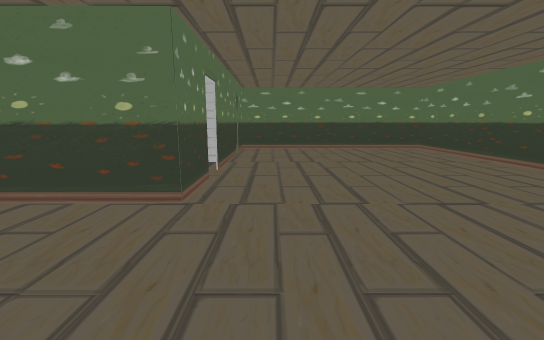
View 1 (above)

17 first-person views from a walk through a Unity game level. The camera is 1.5 m above the floor, tilts 10° down and sees 90° across. The floor is counted in squares, 1.08 m on a side. Each view is taken from the middle of a square. On the plan, view 1 faces up. The plan holds only what a view shows up to about 13 squares ahead; the rest is blank. The player is left out.

View 2
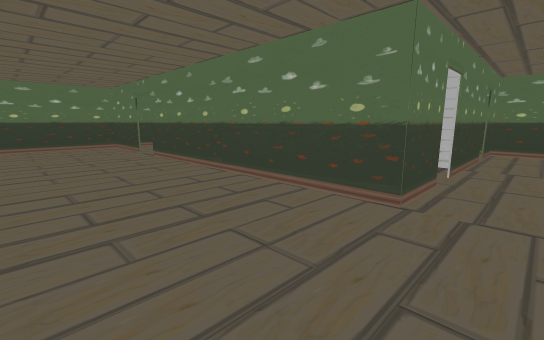

View 3
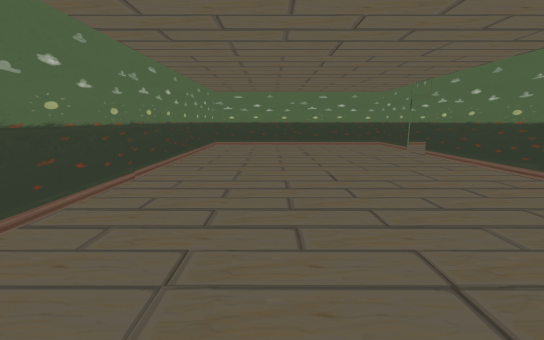

View 4
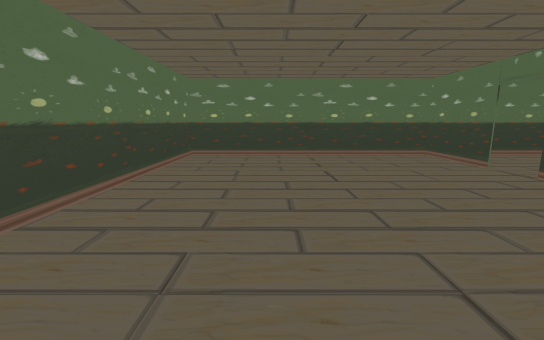

View 5
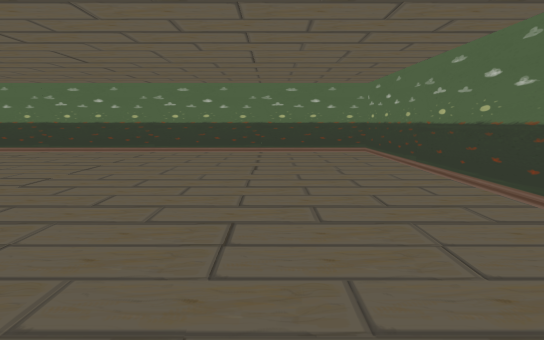

View 6
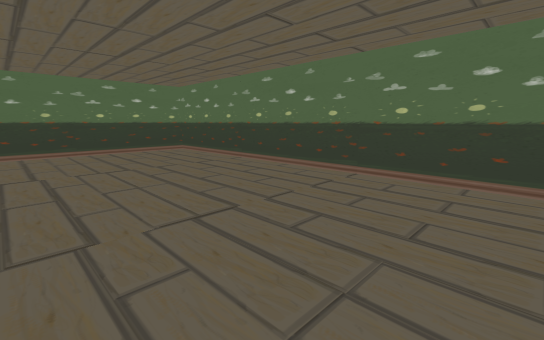

View 7
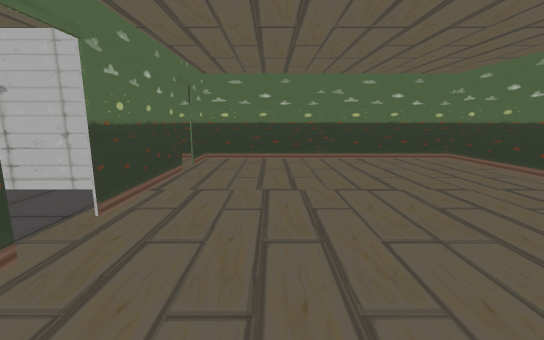

View 8
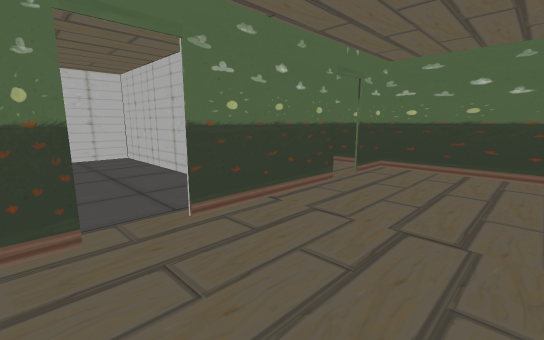

View 9
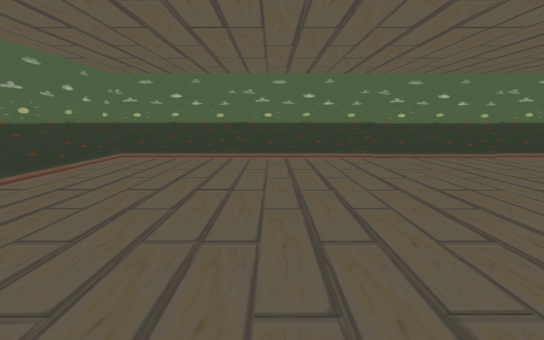

View 10
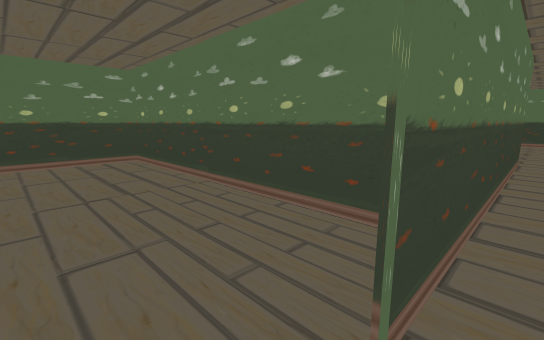

View 11
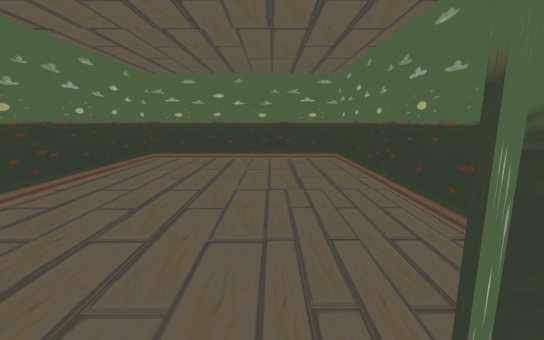

View 12
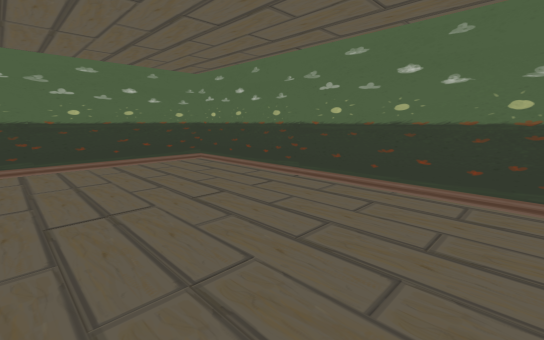

View 13
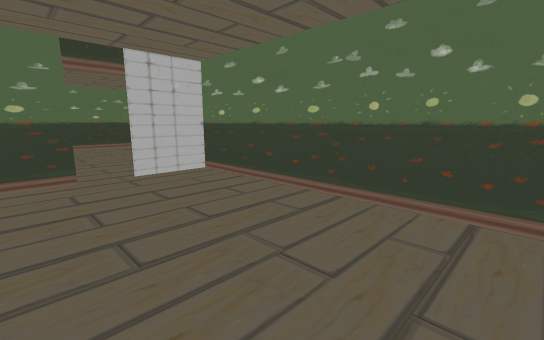

View 14
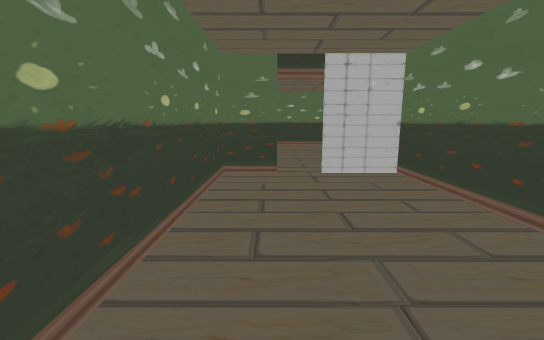

View 15
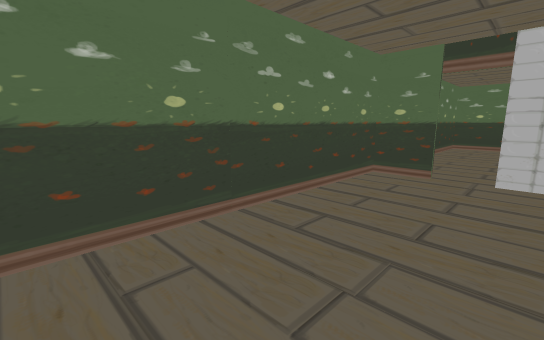

View 16
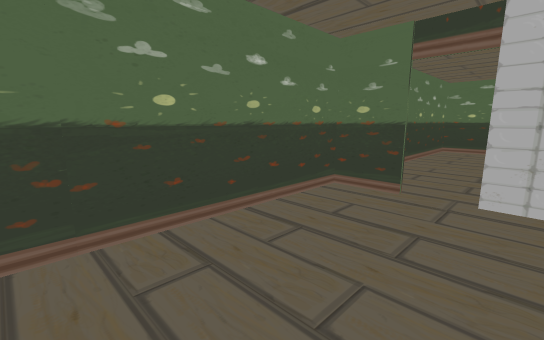

View 17
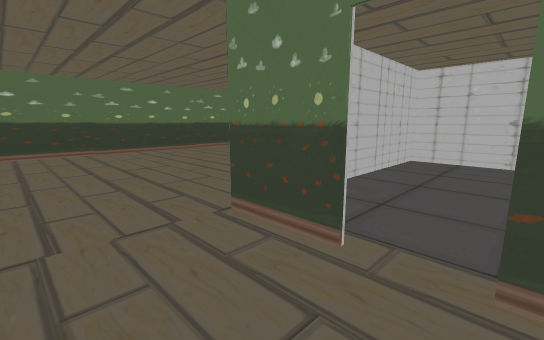

### Floor plan
Points are (right, up) in squares from view 1. A wall is a line through its corners. A room is listed if a view was taken in it or the views show most of it. See-through windows are left out.
Room 1 (views 1, 2, 3, 4, 5, 6, 7, 8, 9, 10, 11, 12, 17)
walls: (-1.5, 6.6) (-1.5, 4.5) (-11.6, 4.5); (-1.5, 11.8) (-1.5, 7.9); (-13, 4.5) (-16.5, 4.5) (-16.5, -5.4) (7.8, -5.4) (7.8, 14.3) (-1.9, 14.3); (-1.5, 14.4) (-1.5, 12.8)
ways out: opening at (-2, 12) to room 2; opening at (-12, 5) to room 3; gap at (-13, 5) to room 3; opening at (-2, 7) to room 4; gap at (-2, 8) to room 4
Room 2 (views 13, 14, 15, 16)
walls: (-9.1, 9.6) (-1.6, 9.6) (-1.6, 11.8); (-1.6, 12.8) (-1.6, 14.4); (-1.9, 14.3) (-9.1, 14.3)
ways out: opening at (-2, 12) to room 1
Room 3 (no view inside)
walls: (-9.6, 5.4) (-9.6, 14.3) (-16.5, 14.3) (-16.5, 7.2)
ways out: opening at (-12, 5) to room 1; gap at (-13, 5) to room 1
Room 4 (no view inside)
walls: (-1.9, 9.5) (-9.5, 9.5) (-9.5, 4.7) (-4.9, 4.7)
ways out: opening at (-2, 7) to room 1; gap at (-2, 8) to room 1

Where each view was taken, in squares from view 1:
view 1: 0 up, 0 right, facing up
view 2: 0 up, 0 right, facing up-left
view 3: 2 down, 0 right, facing left
view 4: 2 down, 5 left, facing left
view 5: 1 down, 5 left, facing right
view 6: 1 up, 1 right, facing up-right
view 7: 4 up, 1 right, facing up
view 8: 6 up, 2 right, facing up-left
view 9: 5 up, 2 right, facing down
view 10: 4 up, 13 left, facing up-right
view 11: 4 up, 12 left, facing up
view 12: 4 up, 11 left, facing down-left
view 13: 14 up, 9 left, facing down-right
view 14: 13 up, 9 left, facing right
view 15: 11 up, 9 left, facing up-right
view 16: 11 up, 7 left, facing up-right
view 17: 8 up, 1 right, facing down-left
